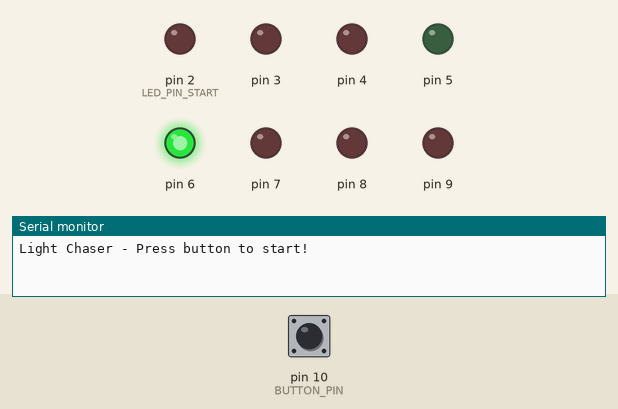
This program was run on a simulated Arduino Uno, built with avr-gcc and run on an emulated ATmega328P. On the bench: output pins drawn as LEDs (lit = HIGH), the last lines printed to the serial monitor. Dashed ring = blinking. The inputs (shaded band) are chosen by the test bench; at power-on: pin 10 (BUTTON_PIN) HIGH.

Above: at 1.2 s.
1.3 s: pin 10 (BUTTON_PIN) pulled LOW for 0.15 s
At 2.5 s:
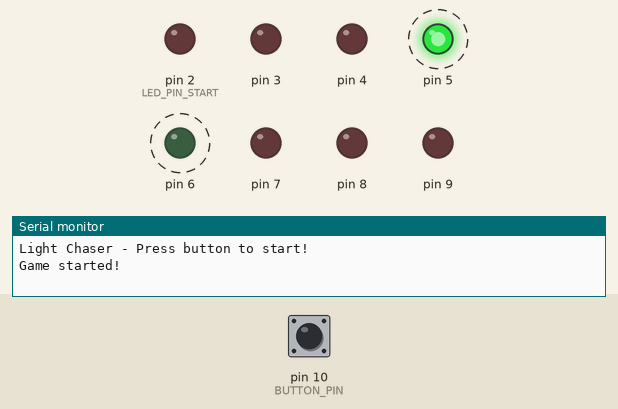
4.4 s: pin 10 (BUTTON_PIN) pulled LOW for 1 s
At 4.5 s:
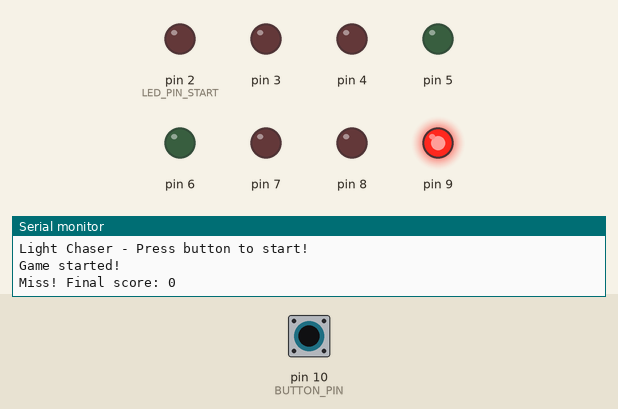
Timing chart, 0 to 13.9 s (numbered marks = the images above; inputs shaded):
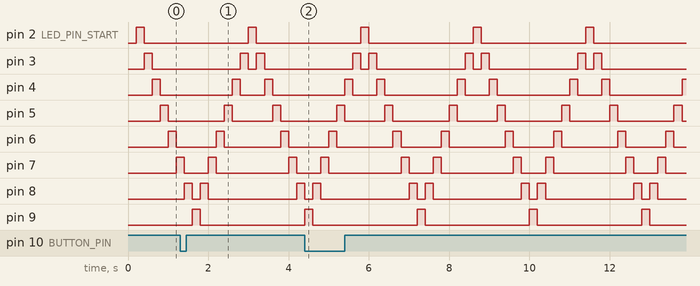

Measured:
- by itself, pin 2 (LED_PIN_START), pin 9: alternates HIGH for 0.20 s and LOW for 2.6 s
- by itself, pin 3: repeats every 2.8 s: LOW 0.20 s, HIGH 0.20 s, LOW 2.2 s, HIGH 0.20 s
- by itself, pin 4: repeats every 2.8 s: LOW 0.60 s, HIGH 0.20 s, LOW 1.8 s, HIGH 0.20 s
- by itself, pin 5: repeats every 2.8 s: LOW 1.0 s, HIGH 0.20 s, LOW 1.4 s, HIGH 0.20 s
- by itself, pin 6: repeats every 2.8 s: LOW 1.4 s, HIGH 0.20 s, LOW 1.0 s, HIGH 0.20 s
- by itself, pin 7: repeats every 2.8 s: LOW 1.8 s, HIGH 0.20 s, LOW 0.60 s, HIGH 0.20 s
- by itself, pin 8: repeats every 2.8 s: HIGH 0.20 s, LOW 2.2 s, HIGH 0.20 s, LOW 0.20 s

The program:

main.cpp
```cpp
#include <Arduino.h>
#include "config.h"

GameState current_state = STATE_ATTRACT;
uint8_t current_position = 0;
int8_t direction = 1;
uint32_t last_chase_update = 0;
uint16_t score = 0;
uint16_t high_score = 0;

bool last_button_state = false;
uint32_t last_debounce_time = 0;

void setup() {
    for (uint8_t i = 0; i < NUM_LEDS; i++) {
        pinMode(LED_PIN_START + i, OUTPUT);
        digitalWrite(LED_PIN_START + i, LOW);
    }

    pinMode(BUTTON_PIN, INPUT_PULLUP);
    last_button_state = !digitalRead(BUTTON_PIN);

    Serial.begin(9600);
    Serial.println("Light Chaser - Press button to start!");
    last_chase_update = millis();
}

bool button_just_pressed() {
    uint32_t now = millis();
    bool current = !digitalRead(BUTTON_PIN);
    bool pressed = false;

    if (current && !last_button_state) {
        if (now - last_debounce_time >= DEBOUNCE_MS) {
            pressed = true;
            last_debounce_time = now;
        }
    }

    last_button_state = current;
    return pressed;
}

void update_chase() {
    for (uint8_t i = 0; i < NUM_LEDS; i++) {
        digitalWrite(LED_PIN_START + i, LOW);
    }

    digitalWrite(LED_PIN_START + current_position, HIGH);

    current_position += direction;

    if (current_position == 0) {
        direction = 1;
    } else if (current_position == NUM_LEDS - 1) {
        direction = -1;
    }
}

void loop() {
    uint32_t now = millis();

    if (now - last_chase_update >= CHASE_SPEED) {
        last_chase_update = now;
        update_chase();
    }

    if (current_state == STATE_ATTRACT) {
        if (button_just_pressed()) {
            score = 0;
            current_state = STATE_PLAYING;
            Serial.println("Game started!");
        }

    } else if (current_state == STATE_PLAYING) {
        if (button_just_pressed()) {
            if (current_position >= TARGET_ZONE_START && current_position <= TARGET_ZONE_END) {
                score += 10;
                Serial.print("Hit! Score: ");
                Serial.println(score);
            } else {
                Serial.print("Miss! Final score: ");
                Serial.println(score);
                if (score > high_score) {
                    high_score = score;
                    Serial.print("New high score: ");
                    Serial.println(high_score);
                }
                current_state = STATE_GAME_OVER;
            }
        }

    } else if (current_state == STATE_GAME_OVER) {
        static uint32_t game_over_time = 0;
        static bool game_over_started = false;

        if (!game_over_started) {
            game_over_time = millis();
            game_over_started = true;
        }

        if (millis() - game_over_time >= 2000) {
            game_over_started = false;
            current_state = STATE_ATTRACT;
            Serial.println("Press button to start!");
        }
    }
}
```

config.h
```cpp
#ifndef CONFIG_H
#define CONFIG_H

#include <Arduino.h>

const uint8_t LED_PIN_START = 2;
const uint8_t NUM_LEDS = 8;
const uint8_t BUTTON_PIN = 10;
const uint8_t TARGET_ZONE_START = 3;
const uint8_t TARGET_ZONE_END = 4;

const uint16_t CHASE_SPEED = 200;
const uint16_t DEBOUNCE_MS = 50;

enum GameState {
    STATE_ATTRACT,
    STATE_PLAYING,
    STATE_GAME_OVER
};

#endif
```
